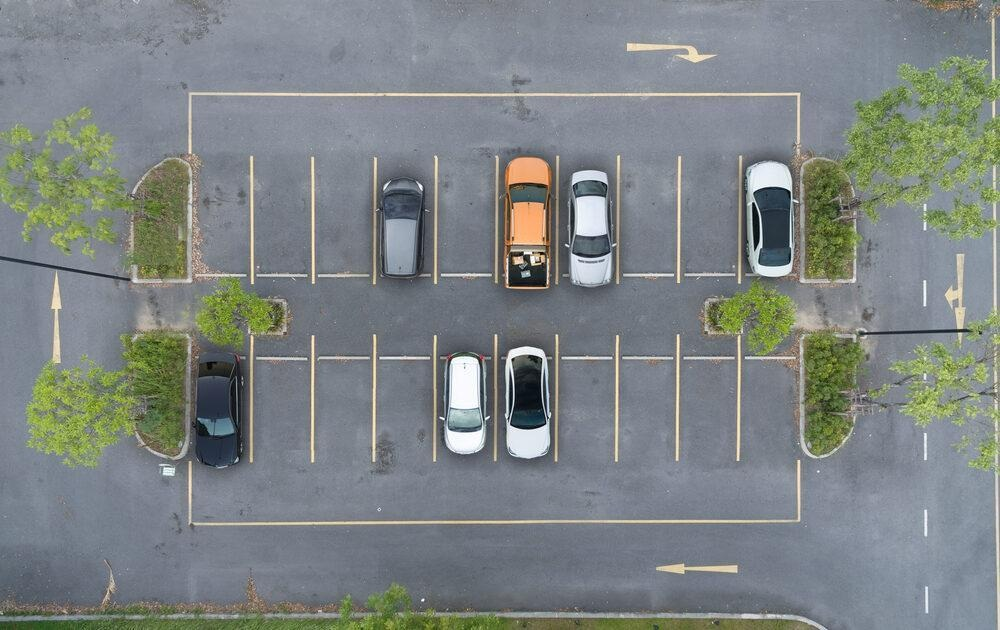
#> input picture prueba.jpg, 1000 x 630 px
$ python probar_integracion_estadisticas.py
#> lines starting #> are read from the running program, lines starting #| are printed output that depends on the picture; after the words box and inside, x2 and y2 are one past the last pixel; in counts of white or black regions, pixels touching at a corner belong together
### src/procesamiento.py
# PARKVISION
# Modulo de procesamiento de imagenes

import cv2


def procesar_imagen(imagen):
    # Convertir la imagen a escala de grises
    gris = cv2.cvtColor(imagen, cv2.COLOR_BGR2GRAY)

    # Reducir el ruido de la imagen
    suavizada = cv2.GaussianBlur(gris, (5, 5), 0)

    return suavizada


# [13 lines that do not run on import are left out]

### src/deteccion.py
# PARKVISION
# Modulo de deteccion de estacionamientos
# Responsable: David

from pathlib import Path
import cv2

from procesamiento import procesar_imagen


TOTAL_ESPACIOS = 6

# Coordenadas correspondientes a prueba.jpg
# Formato: (x, y, ancho, alto)
ESPACIOS = [
    (189, 156, 64, 120),
    (253, 155, 60, 120),
    (313, 157, 61, 117),
    (373, 158, 61, 117),
    (436, 158, 58, 117),
    (494, 160, 64, 116)
]

UMBRAL = 500


def analizar_imagen(imagen):
    """
    Analiza los seis espacios de estacionamiento
    y calcula la cantidad de bordes de cada uno.
    """

    if imagen is None or imagen.size == 0:
        raise ValueError("La imagen no es valida.")

    procesada = procesar_imagen(imagen)

    alto_imagen, ancho_imagen = procesada.shape[:2]

    resultados = []

    for numero, (x, y, ancho, alto) in enumerate(ESPACIOS, 1):

        if (
            x < 0 or y < 0
            or x + ancho > ancho_imagen
            or y + alto > alto_imagen
        ):
            raise ValueError(
                f"Espacio {numero}: coordenadas fuera de la imagen."
            )

        zona = procesada[y:y + alto, x:x + ancho]

        bordes = cv2.Canny(zona, 50, 150)

        cantidad_bordes = cv2.countNonZero(bordes)

        resultados.append(cantidad_bordes)

    return resultados


def clasificar_espacios(imagen):
    """
    Clasifica los estacionamientos.

    True = Ocupado
    False = Libre
    """

    cantidades = analizar_imagen(imagen)

    estados = []

    for cantidad in cantidades:

        ocupado = cantidad > UMBRAL

        estados.append(ocupado)

    return estados


# [27 lines left out: functions detectar_espacios, mostrar_resultados, not called in this run]


# [32 lines that do not run on import are left out]

### src/estadisticas.py
# PARKVISION
# Modulo de estadisticas
# Responsable: Erick


def calcular_estadisticas(estados):
    """
    Recibe los estados de los estacionamientos.

    True = Ocupado
    False = Disponible

    Devuelve cantidades y porcentajes.
    """

    # Validar que los datos sean una lista o tupla
    if not isinstance(estados, (list, tuple)):
        raise ValueError("Se esperaba una lista de estados.")

    # Validar que todos los valores sean booleanos
    if not all(type(estado) is bool for estado in estados):
        raise ValueError("Los estados deben ser True o False.")

    # Calcular cantidades
    total = len(estados)
    ocupados = estados.count(True)
    disponibles = estados.count(False)

    # Calcular porcentajes
    if total > 0:
        porcentaje_ocupacion = round(
            (ocupados / total) * 100, 2
        )

        porcentaje_disponibilidad = round(
            (disponibles / total) * 100, 2
        )
    else:
        porcentaje_ocupacion = 0.0
        porcentaje_disponibilidad = 0.0

    return {
        "total": total,
        "ocupados": ocupados,
        "disponibles": disponibles,
        "porcentaje_ocupacion": porcentaje_ocupacion,
        "porcentaje_disponibilidad": porcentaje_disponibilidad
    }


# PRUEBA DEL MODULO DE ESTADISTICAS
# [25 lines that do not run on import are left out]

### src/probar_integracion_estadisticas.py
# PARKVISION
# Integracion del modulo de deteccion y estadisticas

from pathlib import Path
import cv2

from deteccion import clasificar_espacios
from estadisticas import calcular_estadisticas


# Buscar la imagen de prueba
ruta = Path(__file__).resolve().parent.parent / "prueba.jpg"

imagen = cv2.imread(str(ruta))
#> imagen is the input picture: shape (630, 1000, 3); mean B, G, R 131.8, 131.8, 125.5

if imagen is None:
    raise FileNotFoundError("No se encontro prueba.jpg")


# Obtener los estados de los estacionamientos
estados = clasificar_espacios(imagen)
#> in procesar_imagen, `gris = cv2.cvtColor(imagen, cv2.COLOR_BGR2GRAY)`:
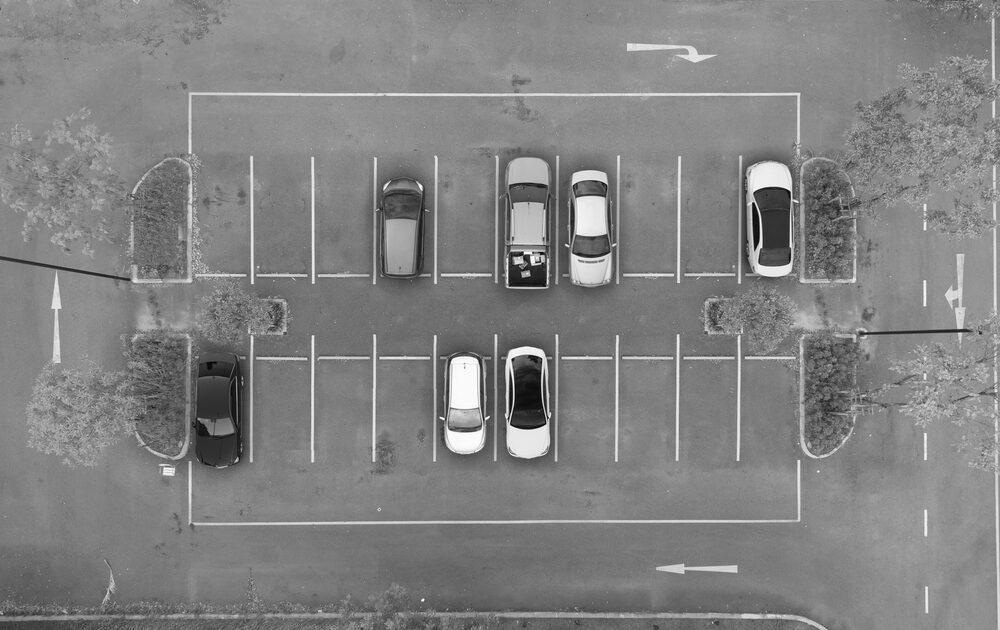
#> gris: shape (630, 1000); min 1, max 255, mean 130
#> the loop in analizar_imagen, `for numero, (x, y, ancho, alto) in enumerate(ESPACIOS, 1): ` made 6 passes
#> cantidad_bordes on passes 1 to 6: 498, 309, 235, 538, 170, 1304
#> pass 1, in analizar_imagen, `zona = procesada[y:y + alto, x:x + ancho]`:
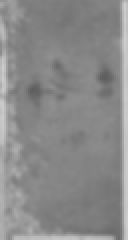
#> zona: shape (120, 64) (shown 2 times larger); min 94, max 206, mean 137.7
#> pass 1, in analizar_imagen, `bordes = cv2.Canny(zona, 50, 150)`:
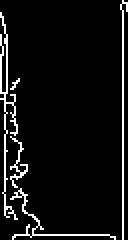
#> bordes: shape (120, 64) (shown 2 times larger); 6.5% white in thin lines or dots
#> pass 2, in analizar_imagen, `zona = procesada[y:y + alto, x:x + ancho]`:
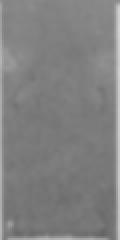
#> zona: shape (120, 60) (shown 2 times larger); min 100, max 209, mean 128.3
#> pass 2, in analizar_imagen, `bordes = cv2.Canny(zona, 50, 150)`:
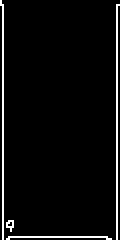
#> bordes: shape (120, 60) (shown 2 times larger); 4.3% white in thin lines or dots
#> after the loop in analizar_imagen, `for numero, (x, y, ancho, alto) in enumerate(ESPACIOS, 1):`:
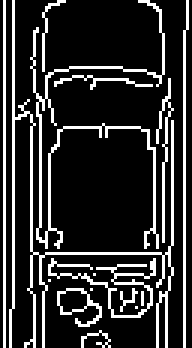
#> bordes: shape (116, 64) (shown 3 times larger); 17.6% white in thin lines or dots
#> after the loop in analizar_imagen, `for numero, (x, y, ancho, alto) in enumerate(ESPACIOS, 1):`:
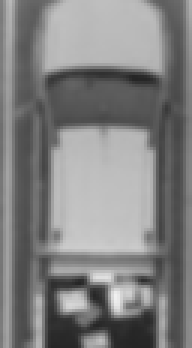
#> zona: shape (116, 64) (shown 3 times larger); min 37, max 240, mean 128.7
#> after the loop in analizar_imagen, `for numero, (x, y, ancho, alto) in enumerate(ESPACIOS, 1):`: resultados = [498, 309, 235, 538, 170, 1304]
#> the loop in clasificar_espacios, `for cantidad in cantidades: ` made 6 passes
#> after the loop in clasificar_espacios, `for cantidad in cantidades:`: estados = [False, False, False, True, False, True]
#> estados = [False, False, False, True, False, True]


# Calcular estadisticas
resultado = calcular_estadisticas(estados)
#> in calcular_estadisticas, `total = len(estados)`: total = 6
#> in calcular_estadisticas, `ocupados = estados.count(True)`: ocupados = 2
#> in calcular_estadisticas, `disponibles = estados.count(False)`: disponibles = 4
#> in calcular_estadisticas, `porcentaje_ocupacion = round( (ocupados / total) * 100, 2 )`: porcentaje_ocupacion = 33.33
#> in calcular_estadisticas, `porcentaje_disponibilidad = round( (disponibles / total) * 100, 2 )`: porcentaje_disponibilidad = 66.67
#> resultado = {'total': 6, 'ocupados': 2, 'disponibles': 4, 'porcentaje_ocupacion': 33.33, 'porcentaje_disponibilidad': 66.67}


# Mostrar resultados
print("PARKVISION - INTEGRACION")
print("-----------------------")

print("Estados:", estados)
#| Estados: [False, False, False, True, False, True]
print("Total:", resultado["total"])
#| Total: 6
print("Ocupados:", resultado["ocupados"])
#| Ocupados: 2
print("Disponibles:", resultado["disponibles"])
#| Disponibles: 4

print(
    "Ocupacion:",
    f'{resultado["porcentaje_ocupacion"]:.2f}%'
)
#| Ocupacion: 33.33%

print(
    "Disponibilidad:",
    f'{resultado["porcentaje_disponibilidad"]:.2f}%'
)
#| Disponibilidad: 66.67%

$ run again, with calibracion_maqueta/maqueta_llena.jpg copied over prueba.jpg
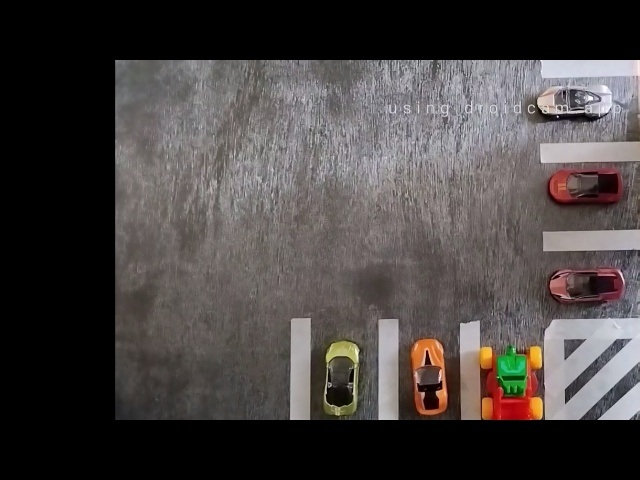
#> input picture calibracion_maqueta/maqueta_llena.jpg, 640 x 480 px
#> imagen is the input picture: shape (480, 640, 3); mean B, G, R 66, 67.1, 72.1
#> the loop in analizar_imagen, `for numero, (x, y, ancho, alto) in enumerate(ESPACIOS, 1): ` made 6 passes
#> cantidad_bordes on passes 1 to 6: 152, 281, 23, 176, 25, 177
#> pass 1, in analizar_imagen, `bordes = cv2.Canny(zona, 50, 150)`:
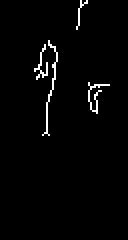
#> bordes: shape (120, 64) (shown 2 times larger); 2% white in thin lines or dots, all inside (x1, y1, x2, y2) = (17, 0, 55, 68)
#> after the loop in analizar_imagen, `for numero, (x, y, ancho, alto) in enumerate(ESPACIOS, 1):`:
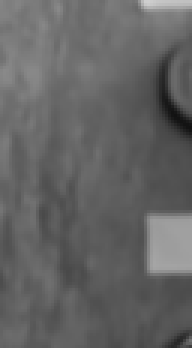
#> zona: shape (116, 64) (shown 3 times larger); min 18, max 207, mean 99.7
#> after the loop in analizar_imagen, `for numero, (x, y, ancho, alto) in enumerate(ESPACIOS, 1):`: resultados = [152, 281, 23, 176, 25, 177]
#> the loop in clasificar_espacios, `for cantidad in cantidades: ` made 6 passes
#> after the loop in clasificar_espacios, `for cantidad in cantidades:`: estados = [False, False, False, False, False, False]
#> total = 6
#> ocupados = 0
#> disponibles = 6
#> porcentaje_ocupacion = 0
#> porcentaje_disponibilidad = 100
#> resultado = {'total': 6, 'ocupados': 0, 'disponibles': 6, 'porcentaje_ocupacion': 0, 'porcentaje_disponibilidad': 100}
#| Estados: [False, False, False, False, False, False]
#| Total: 6
#| Ocupados: 0
#| Disponibles: 6
#| Ocupacion: 0.00%
#| Disponibilidad: 100.00%
